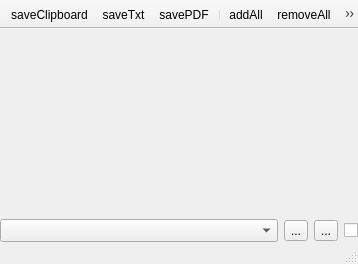
<?xml version="1.0" encoding="UTF-8"?>
<ui version="4.0">
 <class>Compare_lines</class>
 <widget class="QMainWindow" name="Compare_lines">
  <property name="geometry">
   <rect>
    <x>0</x>
    <y>0</y>
    <width>358</width>
    <height>264</height>
   </rect>
  </property>
  <property name="windowTitle">
   <string>MainWindow</string>
  </property>
  <property name="iconSize">
   <size>
    <width>20</width>
    <height>20</height>
   </size>
  </property>
  <property name="unifiedTitleAndToolBarOnMac">
   <bool>true</bool>
  </property>
  <widget class="QWidget" name="centralwidget">
   <layout class="QVBoxLayout" name="verticalLayout" stretch="1,0">
    <property name="leftMargin">
     <number>0</number>
    </property>
    <property name="topMargin">
     <number>0</number>
    </property>
    <property name="rightMargin">
     <number>0</number>
    </property>
    <property name="bottomMargin">
     <number>0</number>
    </property>
    <item>
     <widget class="nCustomPlot" name="plot" native="true"/>
    </item>
    <item>
     <widget class="QWidget" name="widget" native="true">
      <layout class="QHBoxLayout" name="horizontalLayout" stretch="1,0,0,0">
       <property name="leftMargin">
        <number>0</number>
       </property>
       <property name="topMargin">
        <number>0</number>
       </property>
       <property name="rightMargin">
        <number>0</number>
       </property>
       <property name="bottomMargin">
        <number>0</number>
       </property>
       <item>
        <widget class="QComboBox" name="image">
         <property name="font">
          <font>
           <pointsize>10</pointsize>
          </font>
         </property>
         <property name="neutrinoImage" stdset="0">
          <bool>true</bool>
         </property>
        </widget>
       </item>
       <item>
        <widget class="QToolButton" name="addImage">
         <property name="focusPolicy">
          <enum>Qt::NoFocus</enum>
         </property>
         <property name="toolTip">
          <string>Add image lineout</string>
         </property>
         <property name="text">
          <string>...</string>
         </property>
         <property name="icon">
          <iconset resource="../../../build-neutrinoMaster-Brew-Debug/src/qrc/icons.qrc">
           <normaloff>:/icons/plus.png</normaloff>:/icons/plus.png</iconset>
         </property>
        </widget>
       </item>
       <item>
        <widget class="QToolButton" name="removeImage">
         <property name="focusPolicy">
          <enum>Qt::NoFocus</enum>
         </property>
         <property name="toolTip">
          <string>Remove image lineout</string>
         </property>
         <property name="text">
          <string>...</string>
         </property>
         <property name="icon">
          <iconset resource="../../../build-neutrinoMaster-Brew-Debug/src/qrc/icons.qrc">
           <normaloff>:/icons/remove.png</normaloff>:/icons/remove.png</iconset>
         </property>
        </widget>
       </item>
       <item>
        <widget class="QCheckBox" name="current">
         <property name="font">
          <font>
           <pointsize>10</pointsize>
          </font>
         </property>
         <property name="toolTip">
          <string>Show current image lineout</string>
         </property>
         <property name="text">
          <string/>
         </property>
         <property name="neutrinoSave" stdset="0">
          <bool>true</bool>
         </property>
        </widget>
       </item>
      </layout>
     </widget>
    </item>
   </layout>
  </widget>
  <widget class="QToolBar" name="toolBar">
   <property name="windowTitle">
    <string>toolBar</string>
   </property>
   <property name="movable">
    <bool>false</bool>
   </property>
   <property name="floatable">
    <bool>false</bool>
   </property>
   <attribute name="toolBarArea">
    <enum>TopToolBarArea</enum>
   </attribute>
   <attribute name="toolBarBreak">
    <bool>false</bool>
   </attribute>
   <addaction name="actionSaveClipboard"/>
   <addaction name="actionSaveTxt"/>
   <addaction name="actionSavePDF"/>
   <addaction name="separator"/>
   <addaction name="actionAddAll"/>
   <addaction name="actionRemoveAll"/>
   <addaction name="separator"/>
   <addaction name="actionLine"/>
  </widget>
  <widget class="QStatusBar" name="statusBar">
   <property name="font">
    <font>
     <pointsize>10</pointsize>
    </font>
   </property>
  </widget>
  <action name="actionSaveClipboard">
   <property name="icon">
    <iconset>
     <normaloff>:icons//saveClipboard.png</normaloff>:icons//saveClipboard.png</iconset>
   </property>
   <property name="text">
    <string>saveClipboard</string>
   </property>
   <property name="toolTip">
    <string>Copy to Clipboard</string>
   </property>
  </action>
  <action name="actionSaveTxt">
   <property name="icon">
    <iconset>
     <normaloff>:icons//saveTxt.png</normaloff>:icons//saveTxt.png</iconset>
   </property>
   <property name="text">
    <string>saveTxt</string>
   </property>
   <property name="toolTip">
    <string>Export TXT</string>
   </property>
  </action>
  <action name="actionSavePDF">
   <property name="icon">
    <iconset>
     <normaloff>:icons//savePDF.png</normaloff>:icons//savePDF.png</iconset>
   </property>
   <property name="text">
    <string>savePDF</string>
   </property>
   <property name="toolTip">
    <string>Export PDF or SVG</string>
   </property>
  </action>
  <action name="actionLine">
   <property name="icon">
    <iconset>
     <normaloff>:icons//line.png</normaloff>:icons//line.png</iconset>
   </property>
   <property name="text">
    <string>rect</string>
   </property>
   <property name="toolTip">
    <string>Show Region</string>
   </property>
  </action>
  <action name="actionAddAll">
   <property name="icon">
    <iconset resource="../../../build-neutrinoMaster-Brew-Debug/src/qrc/icons.qrc">
     <normaloff>:/icons/plus.png</normaloff>:/icons/plus.png</iconset>
   </property>
   <property name="text">
    <string>addAll</string>
   </property>
   <property name="toolTip">
    <string>add all images</string>
   </property>
  </action>
  <action name="actionRemoveAll">
   <property name="icon">
    <iconset resource="../../../build-neutrinoMaster-Brew-Debug/src/qrc/icons.qrc">
     <normaloff>:/icons/remove.png</normaloff>:/icons/remove.png</iconset>
   </property>
   <property name="text">
    <string>removeAll</string>
   </property>
  </action>
 </widget>
 <customwidgets>
  <customwidget>
   <class>nCustomPlot</class>
   <extends>QWidget</extends>
   <header>nCustomPlots.h</header>
   <container>1</container>
  </customwidget>
 </customwidgets>
 <resources>
  <include location="../../../build-neutrinoMaster-Brew-Debug/src/qrc/icons.qrc"/>
 </resources>
 <connections/>
</ui>
